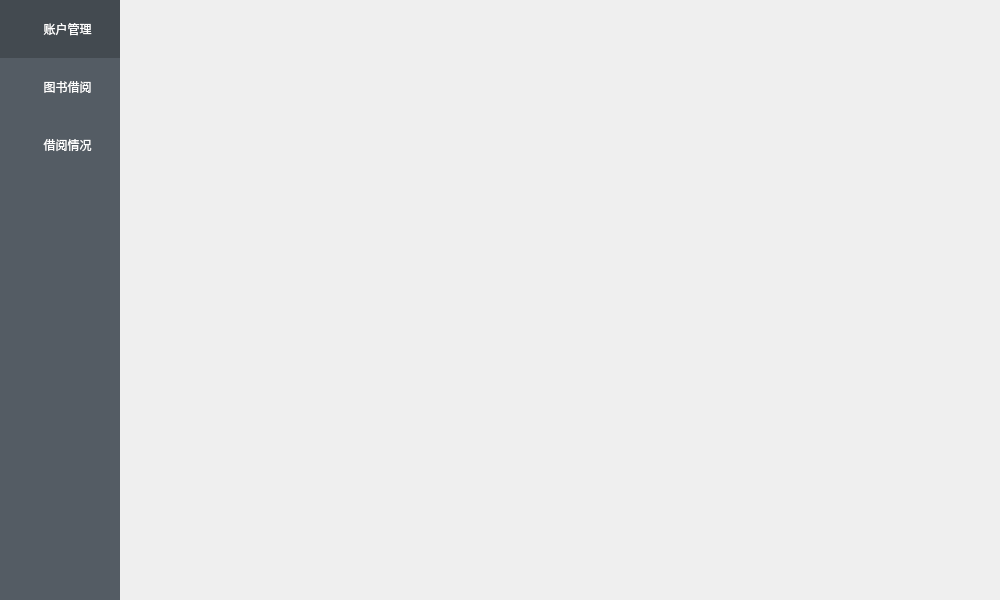
<?xml version="1.0" encoding="UTF-8"?>
<ui version="4.0">
 <class>Cell_StudentMain</class>
 <widget class="QMainWindow" name="Cell_StudentMain">
  <property name="geometry">
   <rect>
    <x>0</x>
    <y>0</y>
    <width>1000</width>
    <height>600</height>
   </rect>
  </property>
  <property name="windowTitle">
   <string>图书管理系统（学生端）</string>
  </property>
  <property name="styleSheet">
   <string notr="true">QLabel[name=&quot;title&quot;]{
	font:28px '星月行书';
}
QLabel[name=&quot;label&quot;]{
font:16px '宋体';
}
QLineEdit[name=&quot;le&quot;]{
border-radius:5px;
min-height: 22px;
border:1px solid gray;
min-width:280px;
max-width:280px;
}
QPushButton[name=&quot;btn&quot;]{
border-radius:4px;
border:1px solid #787a7f;
background:#f4f4f5;
color:#787a7f;
font:14px '微软雅黑';
min-height:20px;
min-width:74px;
padding:4px;
}

QPushButton [name=&quot;btn&quot;]:hover{
border-radius:4px;
border:1px solid #909399;
background:#909399;
color:white;
font:14px '微软雅黑';
min-height:20px;
min-width:74px;
padding:4px;
}

QWidget[name=&quot;bg&quot;]{
background-color:white;
}</string>
  </property>
  <widget class="QWidget" name="centralwidget">
   <property name="styleSheet">
    <string notr="true">QWidget#tool{
background-color:rgb(84, 92, 100);
}

QWidget#tool QToolButton{
border:none;
background-color:rgb(84, 92, 100);
color:white;
min-height:55px;
font:14px '宋体';
padding-left:12px;
}

QWidget#tool QToolButton:checked{
background-color:rgb(67, 74, 80);
}</string>
   </property>
   <layout class="QGridLayout" name="gridLayout_2">
    <property name="leftMargin">
     <number>0</number>
    </property>
    <property name="topMargin">
     <number>0</number>
    </property>
    <property name="rightMargin">
     <number>0</number>
    </property>
    <property name="bottomMargin">
     <number>0</number>
    </property>
    <property name="spacing">
     <number>0</number>
    </property>
    <item row="0" column="0">
     <widget class="QWidget" name="tool" native="true">
      <property name="minimumSize">
       <size>
        <width>120</width>
        <height>0</height>
       </size>
      </property>
      <property name="maximumSize">
       <size>
        <width>120</width>
        <height>16777215</height>
       </size>
      </property>
      <layout class="QGridLayout" name="gridLayout">
       <property name="leftMargin">
        <number>0</number>
       </property>
       <property name="topMargin">
        <number>0</number>
       </property>
       <property name="rightMargin">
        <number>0</number>
       </property>
       <property name="bottomMargin">
        <number>0</number>
       </property>
       <property name="spacing">
        <number>0</number>
       </property>
       <item row="0" column="0">
        <widget class="QToolButton" name="btn_user">
         <property name="sizePolicy">
          <sizepolicy hsizetype="Expanding" vsizetype="Fixed">
           <horstretch>0</horstretch>
           <verstretch>0</verstretch>
          </sizepolicy>
         </property>
         <property name="text">
          <string> 账户管理</string>
         </property>
         <property name="icon">
          <iconset resource="../res/res.qrc">
           <normaloff>:/userManage.svg</normaloff>:/userManage.svg</iconset>
         </property>
         <property name="checkable">
          <bool>true</bool>
         </property>
         <property name="checked">
          <bool>true</bool>
         </property>
         <property name="toolButtonStyle">
          <enum>Qt::ToolButtonTextBesideIcon</enum>
         </property>
         <attribute name="buttonGroup">
          <string notr="true">buttonGroup</string>
         </attribute>
        </widget>
       </item>
       <item row="1" column="0">
        <widget class="QToolButton" name="btn_book">
         <property name="sizePolicy">
          <sizepolicy hsizetype="Expanding" vsizetype="Fixed">
           <horstretch>0</horstretch>
           <verstretch>0</verstretch>
          </sizepolicy>
         </property>
         <property name="text">
          <string> 图书借阅</string>
         </property>
         <property name="icon">
          <iconset resource="../res/res.qrc">
           <normaloff>:/bookManage.svg</normaloff>:/bookManage.svg</iconset>
         </property>
         <property name="checkable">
          <bool>true</bool>
         </property>
         <property name="toolButtonStyle">
          <enum>Qt::ToolButtonTextBesideIcon</enum>
         </property>
         <attribute name="buttonGroup">
          <string notr="true">buttonGroup</string>
         </attribute>
        </widget>
       </item>
       <item row="2" column="0">
        <widget class="QToolButton" name="btn_record">
         <property name="sizePolicy">
          <sizepolicy hsizetype="Expanding" vsizetype="Fixed">
           <horstretch>0</horstretch>
           <verstretch>0</verstretch>
          </sizepolicy>
         </property>
         <property name="text">
          <string> 借阅情况</string>
         </property>
         <property name="icon">
          <iconset resource="../res/res.qrc">
           <normaloff>:/borrowingRecord.svg</normaloff>:/borrowingRecord.svg</iconset>
         </property>
         <property name="checkable">
          <bool>true</bool>
         </property>
         <property name="toolButtonStyle">
          <enum>Qt::ToolButtonTextBesideIcon</enum>
         </property>
         <attribute name="buttonGroup">
          <string notr="true">buttonGroup</string>
         </attribute>
        </widget>
       </item>
       <item row="3" column="0">
        <spacer name="verticalSpacer">
         <property name="orientation">
          <enum>Qt::Vertical</enum>
         </property>
         <property name="sizeHint" stdset="0">
          <size>
           <width>20</width>
           <height>236</height>
          </size>
         </property>
        </spacer>
       </item>
      </layout>
     </widget>
    </item>
    <item row="0" column="1">
     <widget class="QStackedWidget" name="stackedWidget"/>
    </item>
   </layout>
  </widget>
 </widget>
 <resources>
  <include location="../res/res.qrc"/>
 </resources>
 <connections/>
 <buttongroups>
  <buttongroup name="buttonGroup"/>
 </buttongroups>
</ui>
